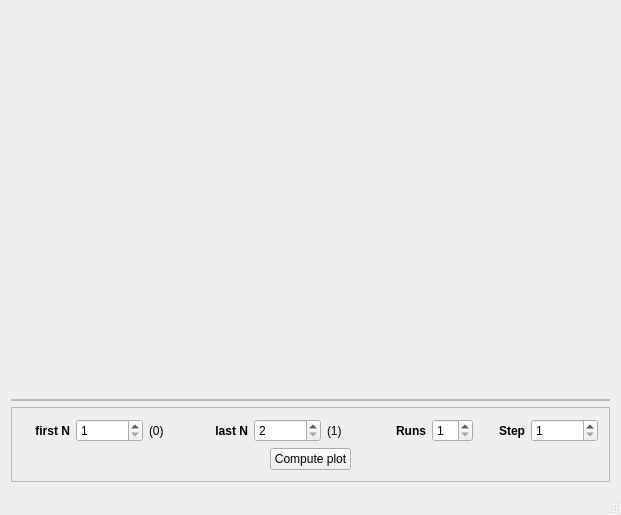
<?xml version="1.0" encoding="UTF-8"?>
<ui version="4.0">
 <class>MainWindow</class>
 <widget class="QMainWindow" name="MainWindow">
  <property name="geometry">
   <rect>
    <x>0</x>
    <y>0</y>
    <width>621</width>
    <height>515</height>
   </rect>
  </property>
  <property name="windowTitle">
   <string>QCustomPlot Interaction Example</string>
  </property>
  <widget class="QWidget" name="centralWidget">
   <layout class="QVBoxLayout" name="verticalLayout">
    <item>
     <layout class="QHBoxLayout" name="horizontalLayout">
      <item>
       <widget class="QCustomPlot" name="customPlot" native="true">
        <property name="sizePolicy">
         <sizepolicy hsizetype="Preferred" vsizetype="MinimumExpanding">
          <horstretch>0</horstretch>
          <verstretch>0</verstretch>
         </sizepolicy>
        </property>
       </widget>
      </item>
     </layout>
    </item>
    <item>
     <widget class="QFrame" name="frame_2">
      <property name="frameShape">
       <enum>QFrame::StyledPanel</enum>
      </property>
      <property name="frameShadow">
       <enum>QFrame::Sunken</enum>
      </property>
      <property name="lineWidth">
       <number>1</number>
      </property>
      <property name="midLineWidth">
       <number>0</number>
      </property>
      <layout class="QVBoxLayout" name="verticalLayout_3">
       <property name="spacing">
        <number>0</number>
       </property>
       <property name="leftMargin">
        <number>0</number>
       </property>
       <property name="topMargin">
        <number>0</number>
       </property>
       <property name="rightMargin">
        <number>0</number>
       </property>
       <property name="bottomMargin">
        <number>0</number>
       </property>
      </layout>
     </widget>
    </item>
    <item>
     <widget class="QFrame" name="frame">
      <property name="frameShape">
       <enum>QFrame::StyledPanel</enum>
      </property>
      <property name="frameShadow">
       <enum>QFrame::Raised</enum>
      </property>
      <layout class="QVBoxLayout" name="verticalLayout_2">
       <item>
        <layout class="QHBoxLayout" name="horizontalLayout_1">
         <item>
          <widget class="QLabel" name="label">
           <property name="sizePolicy">
            <sizepolicy hsizetype="Preferred" vsizetype="Preferred">
             <horstretch>0</horstretch>
             <verstretch>0</verstretch>
            </sizepolicy>
           </property>
           <property name="font">
            <font>
             <weight>75</weight>
             <bold>true</bold>
            </font>
           </property>
           <property name="text">
            <string>first N</string>
           </property>
           <property name="alignment">
            <set>Qt::AlignRight|Qt::AlignTrailing|Qt::AlignVCenter</set>
           </property>
          </widget>
         </item>
         <item>
          <widget class="QSpinBox" name="spinBox_min">
           <property name="sizePolicy">
            <sizepolicy hsizetype="Maximum" vsizetype="Fixed">
             <horstretch>0</horstretch>
             <verstretch>0</verstretch>
            </sizepolicy>
           </property>
           <property name="minimum">
            <number>1</number>
           </property>
           <property name="maximum">
            <number>999999999</number>
           </property>
          </widget>
         </item>
         <item>
          <widget class="QLabel" name="label_firstElems">
           <property name="text">
            <string>(0)</string>
           </property>
          </widget>
         </item>
         <item>
          <widget class="QLabel" name="label_2">
           <property name="sizePolicy">
            <sizepolicy hsizetype="Preferred" vsizetype="Preferred">
             <horstretch>0</horstretch>
             <verstretch>0</verstretch>
            </sizepolicy>
           </property>
           <property name="font">
            <font>
             <weight>75</weight>
             <bold>true</bold>
            </font>
           </property>
           <property name="text">
            <string>last N</string>
           </property>
           <property name="alignment">
            <set>Qt::AlignRight|Qt::AlignTrailing|Qt::AlignVCenter</set>
           </property>
          </widget>
         </item>
         <item>
          <widget class="QSpinBox" name="spinBox_max">
           <property name="sizePolicy">
            <sizepolicy hsizetype="Maximum" vsizetype="Fixed">
             <horstretch>0</horstretch>
             <verstretch>0</verstretch>
            </sizepolicy>
           </property>
           <property name="minimum">
            <number>2</number>
           </property>
           <property name="maximum">
            <number>999999999</number>
           </property>
          </widget>
         </item>
         <item>
          <widget class="QLabel" name="label_lastElems">
           <property name="text">
            <string>(1)</string>
           </property>
          </widget>
         </item>
         <item>
          <widget class="QLabel" name="label_3">
           <property name="sizePolicy">
            <sizepolicy hsizetype="Preferred" vsizetype="Preferred">
             <horstretch>0</horstretch>
             <verstretch>0</verstretch>
            </sizepolicy>
           </property>
           <property name="font">
            <font>
             <weight>75</weight>
             <bold>true</bold>
            </font>
           </property>
           <property name="text">
            <string>Runs</string>
           </property>
           <property name="alignment">
            <set>Qt::AlignRight|Qt::AlignTrailing|Qt::AlignVCenter</set>
           </property>
          </widget>
         </item>
         <item>
          <widget class="QSpinBox" name="spinBox_iters">
           <property name="sizePolicy">
            <sizepolicy hsizetype="Fixed" vsizetype="Fixed">
             <horstretch>0</horstretch>
             <verstretch>0</verstretch>
            </sizepolicy>
           </property>
           <property name="minimum">
            <number>1</number>
           </property>
          </widget>
         </item>
         <item>
          <widget class="QLabel" name="label_4">
           <property name="font">
            <font>
             <weight>75</weight>
             <bold>true</bold>
            </font>
           </property>
           <property name="text">
            <string>Step</string>
           </property>
           <property name="alignment">
            <set>Qt::AlignRight|Qt::AlignTrailing|Qt::AlignVCenter</set>
           </property>
          </widget>
         </item>
         <item>
          <widget class="QSpinBox" name="spinBox_step">
           <property name="minimum">
            <number>1</number>
           </property>
           <property name="maximum">
            <number>999999999</number>
           </property>
          </widget>
         </item>
        </layout>
       </item>
       <item>
        <layout class="QHBoxLayout" name="horizontalLayout_3">
         <item>
          <widget class="QPushButton" name="pushButton">
           <property name="sizePolicy">
            <sizepolicy hsizetype="Maximum" vsizetype="Fixed">
             <horstretch>0</horstretch>
             <verstretch>0</verstretch>
            </sizepolicy>
           </property>
           <property name="text">
            <string>Compute plot</string>
           </property>
          </widget>
         </item>
        </layout>
       </item>
      </layout>
     </widget>
    </item>
   </layout>
  </widget>
  <widget class="QMenuBar" name="menuBar">
   <property name="geometry">
    <rect>
     <x>0</x>
     <y>0</y>
     <width>621</width>
     <height>20</height>
    </rect>
   </property>
  </widget>
  <widget class="QStatusBar" name="statusBar"/>
 </widget>
 <layoutdefault spacing="6" margin="11"/>
 <customwidgets>
  <customwidget>
   <class>QCustomPlot</class>
   <extends>QWidget</extends>
   <header>qcustomplot.h</header>
   <container>1</container>
  </customwidget>
 </customwidgets>
 <resources/>
 <connections/>
</ui>
